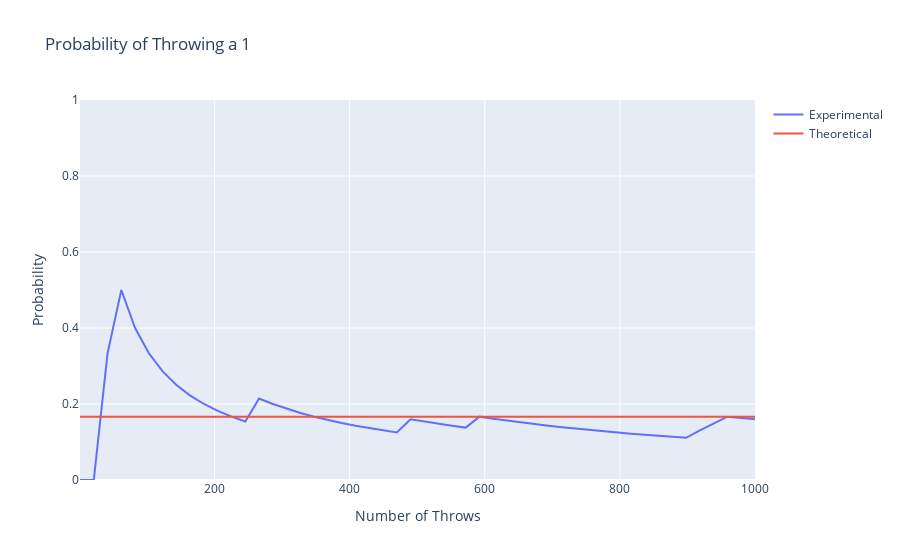

Source (notebook cell):
### Markdown cell above
__Probability__ is a measure of how likely an outcome is to occur given all other possible outcomes and the given circumstances. Therefore, when dealing with random variables (soon to be discussed), we do not concern ourselves with __what will happen__, but instead with __the probability of given outcome(s), also known as events, occuring__. __Experimental probability__ is formally defined as:

$$ \text{Probability of an outcome} = \frac{\text{Number of wanted outcomes}}{\text{Total number of outcomes}} $$

Hence, from a given sample, we simply divide the number of observations that meet the given conditions at hand by the total number of observations in the sample. We can also consider what is known as __theoretical probability__ which is what is expected to happen.

Let's take a look at an example of throwing a die, where the outcome is the number of dots. To calculate the theoretical probability of an outcome, we need to determine the __number of wanted outcomes__, the __number of possible outcomes__, and their respective likelihoods of taking place. Since there 6 possible numbers of dots that we can throw, they are the number of possible outcomes. Within the range of 6 possible outcomes, each number occurs exactly once. If we assume that each outcome is equally likely, we get the theoretical probability $P = \frac{1}{6}$ for each possible number of dots.

Intuitively, we know that the probability of something occurring has to be somewhere between 0, where the outcome _cannot_ occur, and 1, where the outcome _will_ occur, where everything else is somewhere in between. We can apply probability in the context of the likelihood of a random variable taking a value or being within a range of values.<br>

From what is known as a frequentist approach, the more and more observations we have in our sample, the more our experimental probabilities will tend to the theoretical probabilities. From the previous analysis, we saw that the theoretical probability of throwing a 1 is $\frac{1}{6}$. Let's simulate this scenario! Below we use the random module from NumPy to generate random dice throws and plots the experimental probability vs. number of throws:

### Code cell
import plotly.graph_objects as go
import numpy as np

dice_throws = np.random.randint(1, 7, size=1000) # returns random integers within the specified range
desired_outcome_count = 0
probabilities = []
for idx, throw in enumerate(dice_throws):
    if throw == 1:
        desired_outcome_count += 1
    probabilities.append(desired_outcome_count/(idx+1))

fig = go.Figure()
fig.add_trace(go.Scatter(x=np.linspace(1, len(dice_throws)), y=probabilities, name='Experimental'))
fig.add_trace(go.Scatter(x=np.linspace(1, len(dice_throws)), y=np.ones_like(dice_throws)*(1/6), name='Theoretical'))
fig.update_layout(
    title='Probability of Throwing a 1',
    xaxis_title="Number of Throws",
    yaxis_title="Probability",
    yaxis_range=[0, 1]
)
fig.show()

### Figure 1 — Plotly figure (JSON) as saved in the notebook; plotly's stock layout.template omitted (floating-point values rounded to 4 significant figures; data arrays with more than 128 entries replaced by an {"elided": "..."} marker saying what was removed)
{"data": [{"name": "Experimental", "type": "scatter", "x": [1, 21.39, 41.78, 62.16, 82.55, 102.9, 123.3, 143.7, 164.1, 184.5, 204.9, 225.3, 245.7, 266.0, 286.4, 306.8, 327.2, 347.6, 368.0, 388.4, 408.8, 429.1, 449.5, 469.9, 490.3, 510.7, 531.1, 551.5, 571.9, 592.2, 612.6, 633.0, 653.4, 673.8, 694.2, 714.6, 735.0, 755.3, 775.7, 796.1, 816.5, 836.9, 857.3, 877.7, 898.1, 918.4, 938.8, 959.2, 979.6, 1000], "y": {"elided": "1000 float values"}}, {"name": "Theoretical", "type": "scatter", "x": [1, 21.39, 41.78, 62.16, 82.55, 102.9, 123.3, 143.7, 164.1, 184.5, 204.9, 225.3, 245.7, 266.0, 286.4, 306.8, 327.2, 347.6, 368.0, 388.4, 408.8, 429.1, 449.5, 469.9, 490.3, 510.7, 531.1, 551.5, 571.9, 592.2, 612.6, 633.0, 653.4, 673.8, 694.2, 714.6, 735.0, 755.3, 775.7, 796.1, 816.5, 836.9, 857.3, 877.7, 898.1, 918.4, 938.8, 959.2, 979.6, 1000], "y": {"elided": "1000 float values"}}], "layout": {"title": {"text": "Probability of Throwing a 1"}, "xaxis": {"title": {"text": "Number of Throws"}}, "yaxis": {"range": [0, 1], "title": {"text": "Probability"}}}}
